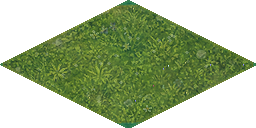
#> input picture assets/tilesets/mediterranean/Terrain/grass_08_field.png, 256 x 128 px, given in place of grass_a.png, which was not available
$ python generate_grass_field_textures.py
#> lines starting #> are read from the running program, lines starting #| are printed output that depends on the picture; after the words box and inside, x2 and y2 are one past the last pixel; in counts of white or black regions, pixels touching at a corner belong together; pictures that were not available may be replaced by others from this repository, and a replacement may not be noted
#!/usr/bin/env python3
"""Bake seam-fixed grass tiles that keep original speckles/detail.

Legacy helper for grass_a..d. New painterly floor set is produced by
tools/generate_painterly_grass_tiles.py (Wang grass_wNESW + grass_press).

Removes the dark bevel by blending rim pixels toward the interior mean
(keeping high-chroma flowers). Does NOT dilate the diamond silhouette —
dilation created vertical tip bars. Only extrudes RGB under alpha=0 so
linear filtering does not sample black at edges.
"""

from __future__ import annotations

from collections import deque
from pathlib import Path

import numpy as np
from PIL import Image
from scipy import ndimage

ROOT = Path(__file__).resolve().parents[1]
TERRAIN = ROOT / "assets" / "tilesets" / "mediterranean" / "Terrain"
RIM = 10
EXTRUDE_PX = 1
SPECKLE_CHROMA = 40.0


def load(name: str) -> np.ndarray:
#> called with name = 'grass_a'
	return np.array(Image.open(TERRAIN / f"{name}.png").convert("RGBA")).astype(np.float32)


def color_match(image: np.ndarray, ref_mean: np.ndarray) -> np.ndarray:
	out = image.copy()
	opaque = out[:, :, 3] >= 128
	out[opaque, :3] = np.clip(out[opaque, :3] + (ref_mean - out[opaque, :3].mean(0)), 0, 255)
	return out


def _luminance(rgb: np.ndarray) -> float:
	return float(0.299 * rgb[0] + 0.587 * rgb[1] + 0.114 * rgb[2])


def flatten_bevel_rim(image: np.ndarray, rim: int = RIM) -> np.ndarray:
	"""Remove dark/light bevel by matching rim luminance to the interior.

	Keeps local grain (no flat halo, no cloned vertical tip bars).
	High-chroma speckles/flowers are left untouched.
	"""
	out = image.copy()
	opaque = out[:, :, 3] >= 128
	dist = ndimage.distance_transform_edt(opaque)
	interior = opaque & (dist > rim)
	if not interior.any():
		return out

	chroma = np.abs(out[:, :, 0] - out[interior, 0].mean())
	chroma += np.abs(out[:, :, 1] - out[interior, 1].mean())
	chroma += np.abs(out[:, :, 2] - out[interior, 2].mean())
	body = interior & (chroma < SPECKLE_CHROMA)
	if not body.any():
		body = interior
	body_rgb = out[body, :3]
	body_mean = body_rgb.mean(0)
	target_lum = float(
		0.299 * body_mean[0] + 0.587 * body_mean[1] + 0.114 * body_mean[2]
	)

	ys, xs = np.where(opaque & (dist <= rim))
	for y, x in zip(ys, xs):
		color = out[y, x, :3]
		pix_chroma = float(np.abs(color - body_mean).sum())
		if pix_chroma >= SPECKLE_CHROMA:
			continue
		lum = _luminance(color)
		if lum < 1.0:
			continue
		scale = target_lum / lum
		# Only correct bevel shading; clamp so speckles aren't blown out.
		scale = float(np.clip(scale, 0.85, 1.25))
		edge_dist = float(dist[y, x])
		strength = float(np.clip(1.0 - (edge_dist - 1.0) / float(rim), 0.0, 1.0))
		# Outer pixels need a full correction — residual bevel reads as grid.
		if edge_dist <= 5.0:
			strength = max(strength, 0.95)
		mixed_scale = 1.0 + (scale - 1.0) * strength
		out[y, x, :3] = np.clip(color * mixed_scale, 0, 255)
	return out


def extrude_rgb(image: np.ndarray, px: int = EXTRUDE_PX) -> np.ndarray:
	"""Fill RGB under nearby transparent pixels; keep alpha=0 (no silhouette growth)."""
	out = image.copy()
	h, w = out.shape[:2]
	opaque = out[:, :, 3] >= 128
	zone = opaque.copy()
	for _ in range(px):
		zone = ndimage.binary_dilation(zone, ndimage.generate_binary_structure(2, 1))

	nearest = np.full((h, w, 2), -1, dtype=np.int32)
	queue: deque[tuple[int, int]] = deque()
	for y, x in zip(*np.where(opaque)):
		nearest[y, x] = (y, x)
		queue.append((y, x))
	while queue:
		y, x = queue.popleft()
		for dy, dx in [(-1, 0), (1, 0), (0, -1), (0, 1)]:
			ny, nx = y + dy, x + dx
			if not (0 <= ny < h and 0 <= nx < w):
				continue
			if nearest[ny, nx, 0] >= 0 or not zone[ny, nx]:
				continue
			nearest[ny, nx] = nearest[y, x]
			queue.append((ny, nx))

	for y, x in zip(*np.where(zone & ~opaque)):
		oy, ox = nearest[y, x]
		out[y, x, :3] = out[oy, ox, :3]
	return out


def process(image: np.ndarray, ref_mean: np.ndarray | None = None) -> np.ndarray:
	out = image if ref_mean is None else color_match(image, ref_mean)
	out = flatten_bevel_rim(out)
	out = extrude_rgb(out)
	return out


def main() -> None:
	names = ["grass_a", "grass_b", "grass_c", "grass_d"]
	raw = [load(name) for name in names]
#> call 2 of load, with name = 'grass_b'
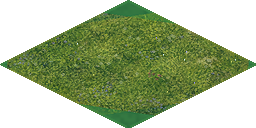
#> input picture assets/tilesets/mediterranean/Terrain/grass_11.png, 256 x 128 px, given in place of grass_b.png, which was not available
#> call 3 of load, with name = 'grass_c'
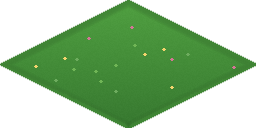
#> input picture assets/tilesets/mediterranean/Terrain/grass_c.png, 256 x 128 px
#> raw = 4 items
	ref_mean = raw[0][raw[0][:, :, 3] >= 128, :3].mean(0)
#> ref_mean = [89.98, 119.9, 52.88]
	processed: list[np.ndarray] = []
	for i, name in enumerate(names):
		tile = process(raw[i], None if i == 0 else ref_mean)
		if i > 0:
			tile = color_match(tile, processed[0][processed[0][:, :, 3] >= 128, :3].mean(0))
		processed.append(tile)
		out_path = TERRAIN / f"{name}_field.png"
		Image.fromarray(np.clip(tile, 0, 255).astype(np.uint8)).save(out_path)
		print(f"Wrote {out_path}")
#> this loop made 4 passes
#> pass 1, in flatten_bevel_rim, `opaque = out[:, :, 3] >= 128`:
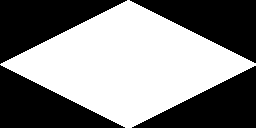
#> opaque: shape (128, 256) bool; 51.2% white; 4 black regions, box (x1, y1, x2, y2) and area: (0, 0, 127, 64) 4096, (130, 0, 256, 63) 4032, (0, 65, 125, 128) 3969, (132, 66, 256, 128) 3906
#> pass 1, in flatten_bevel_rim, `dist = ndimage.distance_transform_edt(opaque)`:
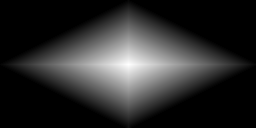
#> dist: shape (128, 256) float64; min 0, max 58.14, mean 10; drawn with min black and max white
#> pass 1, in flatten_bevel_rim, `interior = opaque & (dist > rim)`:
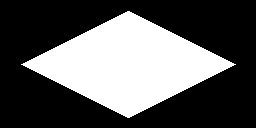
#> interior: shape (128, 256) bool; 35.3% white; 1 white region, box (x1, y1, x2, y2) and area: (21, 11, 236, 118) 11557
#> pass 1, in flatten_bevel_rim, `chroma = np.abs(out[:, :, 0] - out[interior, 0].mean())`:
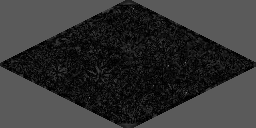
#> chroma: shape (128, 256) float32; min 0.105, max 118.9, mean 52
#> after the loop, processed = 4 items


if __name__ == "__main__":
	main()
